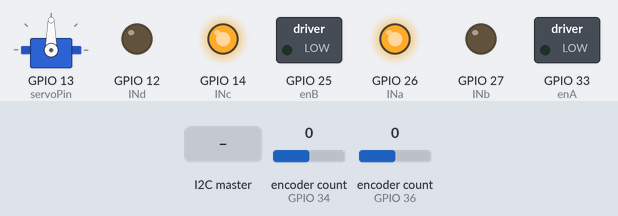
Simulated run of this sketch. Board: ESP32. Parts: servo, switched loads named in the sketch (green lamp = pin HIGH), output pins drawn as LEDs (lit = HIGH). The test bench sets the inputs (shaded band); at power-on: encoder count (sensors on GPIO 34, GPIO 36) 0. What the sketch prints to the serial monitor is not drawn.

Above: at 1.2 s.
1.3 s: the I2C master sends the byte 1
2.8 s: the I2C master sends the byte 0
4.3 s: the I2C master sends the byte 2
Timing chart, 0 to 7.3 s (numbered marks = the images above; inputs shaded):
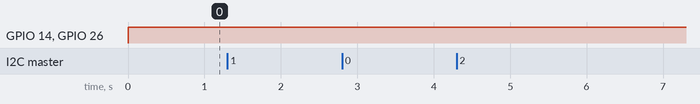

The sketch:

Slave_Code_MQTT.ino
```cpp
#include <ESP32Encoder.h>
#include <ESP32Servo.h>
#include <Wire.h>

Servo steeringServo;

// create two encoder variable types
ESP32Encoder encoder1;
ESP32Encoder encoder2;

// create two signed encoder count variables of 16-bit size
int16_t enc1Count = 0;
int16_t enc2Count = 0;

#define I2C_SLAVE_ADDR 0x04 // 4 in hexadecimal

// L298 motor driver pin definitions
#define enA 33  // enableA command line
#define enB 25  // enableB command line
#define INa 26  // channel A direction
#define INb 27  // channel A direction
#define INc 14  // channel B direction
#define INd 12  // channel B direction

// setting PWM properties
const int freq = 2000;
const int ledChannela = 11;  // the ESP32 servo library uses the PWM channel 0 by default
const int ledChannelb = 12;
const int resolution = 8;


  int16_t leftSpeedIncr = 0;
  int16_t rightSpeedIncr = 0;
  int16_t servoAngleIncr = 0;
    int16_t leftMotor_speed = 0;
  int16_t rightMotor_speed = 0;
  int16_t servoAngle = 75;


int servoPin = 13;  // the servo is attached to IO_13 on the ESP32
void setup() {
  Serial.begin(115200); // Start Serial Monitor
  // put your setup code here, to run once:
  // attach the relevant pins to each encoder
  encoder1.attachHalfQuad(34, 35);
  encoder2.attachHalfQuad(36, 39);

  // set the count of both encoders to 0
  encoder1.setCount(0);
  encoder2.setCount(0);

  // configure the LED PWM functionalitites and attach the GPIO to be controlled - ensure that this is done before the servo channel is attached
  ledcAttachChannel(enA, freq, resolution, ledChannela);
  ledcAttachChannel(enB, freq, resolution, ledChannelb);

  // allow allocation of all timers
	ESP32PWM::allocateTimer(0);
	ESP32PWM::allocateTimer(1);
	ESP32PWM::allocateTimer(2);
	ESP32PWM::allocateTimer(3);
	steeringServo.setPeriodHertz(50);    // standard 50Hz servo
	steeringServo.attach(servoPin, 500, 2400);   // attaches the servo to the pin using the default min/max pulse widths of 1000us and 2000us

  pinMode(enA, OUTPUT);
  pinMode(enB, OUTPUT);

  pinMode(INa, OUTPUT);
  pinMode(INb, OUTPUT);
  pinMode(INc, OUTPUT);
  pinMode(INd, OUTPUT);

  Wire.begin(I2C_SLAVE_ADDR);   // join i2c bus #4 - on the ESP32 the default I2C pins are 21 (SDA) and 22 (SCL)
	Wire.onReceive(onReceive);    // register an event handler for received data
}

void loop() {

if (!(Wire.begin(I2C_SLAVE_ADDR))){
  Serial.println("I2C Connection Failure");
}
else{
  Serial.println("Connection to the Master Success");
}
  runMotors(leftMotor_speed, rightMotor_speed);


}


void onReceive(int howMany){
  if(howMany != 6){  // for 3 16-bit numbers, the data will be 6 bytes long - anything else is an error
    emptyBuffer();
    return;
  }

 //Define Default at 90 degrees
  // set up variables for the three 16-bit values


 // uint8_t leftSpeed_Incr16_9 = Wire.read();  // receive bits 16 to 9 of x (one byte)
 // uint8_t leftSpeed_Incr8_1 = Wire.read();   // receive bits 8 to 1 of x (one byte)
  //uint8_t rightSpeed_Incr16_9 = Wire.read(); // receive bits 16 to 9 of y (one byte)
  //uint8_t rightSpeed_Incr8_1 = Wire.read();  // receive bits 8 to 1 of y (one byte)
  //uint8_t servoAngleIncr16_9 = Wire.read();       // receive bits 16 to 9 of z (one byte)


 // leftSpeedIncr = (leftSpeed_Incr16_9 << 8) | leftSpeed_Incr8_1;    // combine the two bytes into a 16 bit number
  //rightSpeedIncr = (rightSpeed_Incr16_9 << 8) | rightSpeed_Incr8_1; // combine the two bytes into a 16 bit number
 // servoAngleIncr = (servoAngleIncr16_9 << 8) | servoAngleIncr8_1;
   uint8_t leftMotor_speed16_9 = Wire.read();  // receive bits 16 to 9 of x (one byte)
  uint8_t leftMotor_speed8_1 = Wire.read();   // receive bits 8 to 1 of x (one byte)
  uint8_t rightMotor_speed16_9 = Wire.read(); // receive bits 16 to 9 of y (one byte)
  uint8_t rightMotor_speed8_1 = Wire.read();  // receive bits 8 to 1 of y (one byte)
  uint8_t servoAngle16_9 = Wire.read();       // receive bits 16 to 9 of z (one byte)
  uint8_t servoAngle8_1 = Wire.read();        // receive bits 8 to 1 of z (one byte)


  leftMotor_speed = (leftMotor_speed16_9 << 8) | leftMotor_speed8_1;    // combine the two bytes into a 16 bit number
  rightMotor_speed = (rightMotor_speed16_9 << 8) | rightMotor_speed8_1; // combine the two bytes into a 16 bit number
  servoAngle = (servoAngle16_9 << 8) | servoAngle8_1;


  setSteeringAngle(servoAngle);

                     // combine the two bytes into a 16 bit number

//leftMotor_speed = leftMotor_speed + leftSpeedIncr;
//rightMotor_speed = rightMotor_speed + rightSpeedIncr;
//servoAngle = servoAngle + servoAngleIncr;


  // Debug Values


}

// function to run the motors - you may need to modify the HIGH/LOW states to get each wheel to rotate in the desired direction
void runMotors(int leftMotor_speed, int rightMotor_speed){
  // limit the speed value between -255 and 255 as the PWM value can only be between 0 and 255 - the negative is handled below
  leftMotor_speed = constrain(leftMotor_speed, -255, 255);
  rightMotor_speed = constrain(rightMotor_speed, -255, 255);

  // vary the motor speeds - use the absolute value to remove the negative
  ledcWrite(enA, abs(leftMotor_speed));
  ledcWrite(enB, abs(rightMotor_speed));

  // if the speed value is negative, run the motor backwards

  if (leftMotor_speed < 0) {
    digitalWrite(INa, LOW);
    digitalWrite(INb, HIGH);
  }
  // else, run the motor forwards
  else {
    digitalWrite(INa, HIGH);
    digitalWrite(INb, LOW);
  }

  // if the speed value is negative, run the motor backwards
  if (rightMotor_speed < 0) {
    digitalWrite(INc, LOW);
    digitalWrite(INd, HIGH);
  }
  // else run the motor forwards
  else {
    digitalWrite(INc, HIGH);
    digitalWrite(INd, LOW);
  }
}

  void setSteeringAngle(int16_t servoAngle){
    steeringServo.write(servoAngle);
  }

// function to clear the I2C buffer
void emptyBuffer(void){
  Serial.println("Error: I2C Byte Size Mismatch");
  while(Wire.available())
  {
    Wire.read();
  }
}
```
